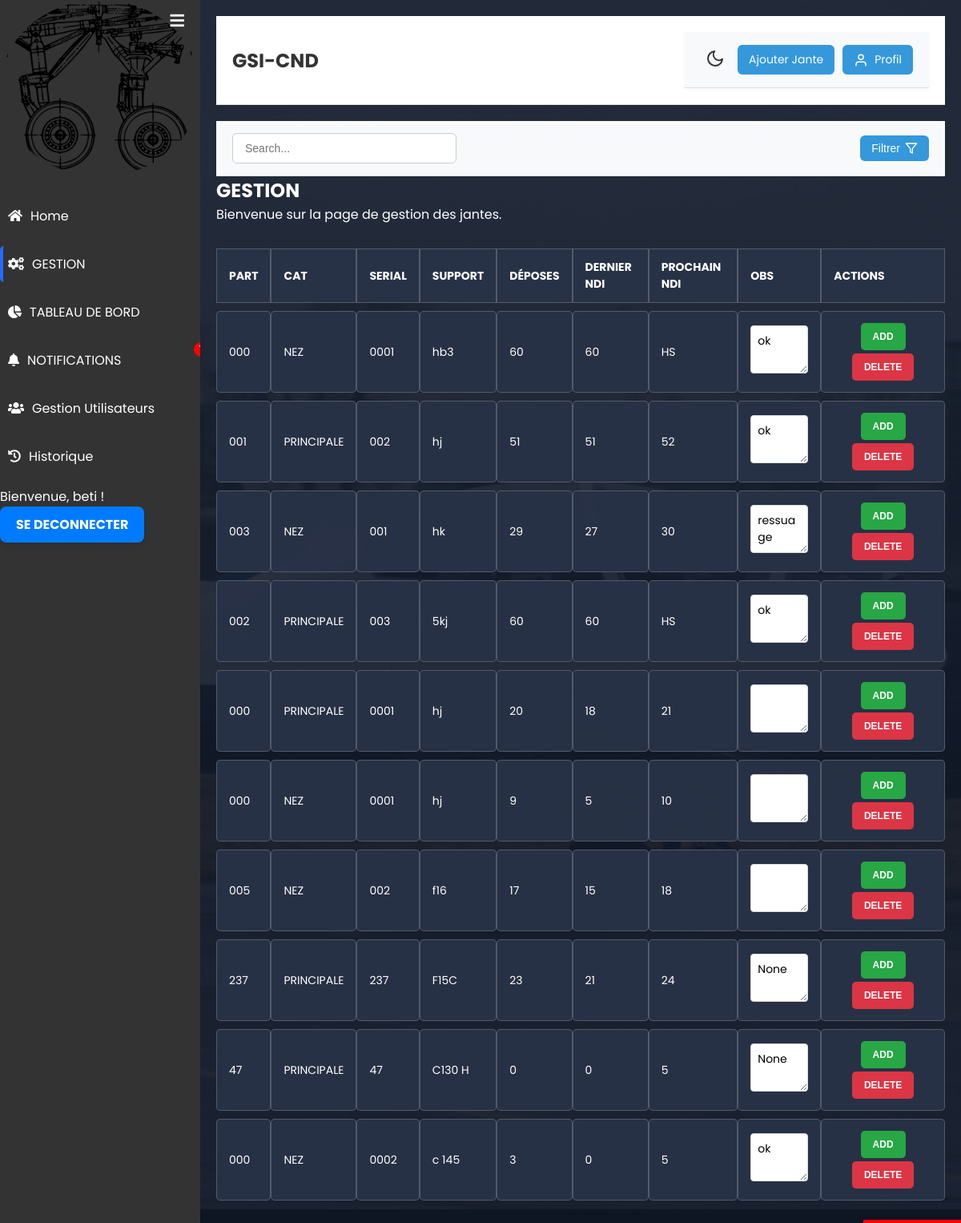
The page /gestion/ (signed in) on the database its author committed.
### authentification/models.py (models this page shows, shortened)
class User(AbstractUser):
    GRADE_CHOICES = (
        ('SGT', 'Sergent'),
        ('SCH', 'Sous-chef'),
        ('ADJ', 'Adjudant'),
        ('ADC', 'Adjudant-chef'),
        ('SLT', 'Sous-lieutenant'),
        ('LT', 'Lieutenant'),
        ('CNE', 'Capitaine'),
        ('CDT', 'Commandant'),
        ('LT-COL', 'Lieutenant-colonel'),
        ('COL', 'Colonel'),
    )
    grade = models.CharField(
        max_length=10,
        choices=GRADE_CHOICES,
        verbose_name='Grade',
        default='SGT'
    )

### blog/models.py (models this page shows, shortened)
class Jante(models.Model):
    part_number = models.CharField(max_length=100)
    category = models.CharField(max_length=50, choices=[('NEZ', 'NEZ'), ('PRINCIPALE', 'PRINCIPALE')])
    serial_number = models.CharField(max_length=100)
    support = models.CharField(max_length=50)
    nombre_de_deposes = models.IntegerField(default=0)
    dernier_ndi = models.IntegerField(default=0)
    prochain_ndi = models.CharField(max_length=10, default="5")
    obs = models.TextField(blank=True, null=True)

### blog/views.py (the view)
# urls.py: path('gestion/', views.gestion_view, name='gestion'),  # Page GESTION avec le tableau
@login_required
def gestion_view(request):
    has_unread_notifications = Notification.objects.filter(is_read=False).exists()
    jantes = Jante.objects.all()
    return render(request, 'blog/gestion.html', {
        'jantes': jantes,
        'has_unread_notifications': has_unread_notifications,
    })

### blog/context_processors.py (called while the page is built)
def notifications_processor(request):
    if request.user.is_authenticated:
        return {
            'notifications': Notification.objects.filter(is_read=False).order_by('-created_at')
        }
    return {}  # Ne retourne rien si l'utilisateur n'est pas connecté

### blog/templates/blog/gestion.html (shortened to what this page needs)
{% extends "blog/base_blog.html" %}
{% block content %}
<h2>GESTION</h2>
<p>Bienvenue sur la page de gestion des jantes.</p>
{% include "blog/tableau.html" %}
{% endblock content %}

### blog/templates/blog/zone_gauche.html (shortened to what this page needs)
{% load static %}
<div id="sidebar" class="sidebar">
    <button id="toggle-sidebar" title="Ouvrir / Fermer la barre latérale" class="sidebar-toggle">
        <i id="sidebar-icon" class="fas fa-bars"></i>
    </button>
    <div class="sidebar-header">
        <div class="app-icon">
            <img src="{% static 'img/jante.webp' %}" alt="Jante" style="width: 100%; height: auto;">
        </div>
    </div>
    <ul class="sidebar-list">
        <li class="sidebar-list-item {% if request.resolver_match.url_name == 'home' %}active{% endif %}">
            <a href="{% url 'home' %}">
                <i class="fas fa-home"></i>
                <span>Home</span>
            </a>
        </li>
        <li class="sidebar-list-item {% if request.resolver_match.url_name == 'gestion' %}active{% endif %}">
            <a href="{% url 'gestion' %}">
                <i class="fas fa-cogs"></i>
                <span>GESTION</span>
            </a>
        </li>
        <li class="sidebar-list-item {% if request.resolver_match.url_name == 'TABLEAU_BORD' %}active{% endif %}">
            <a href="{% url 'TABLEAU_BORD' %}">
                <i class="fas fa-chart-pie"></i>
                <span>TABLEAU DE BORD</span>
            </a>
        </li>
        <li class="sidebar-list-item {% if request.resolver_match.url_name == 'NOTIFICATIONS' %}active{% endif %}">
            <a href="{% url 'NOTIFICATIONS' %}" class="notification-link" style="position: relative;">
                <i class="fas fa-bell"></i>
                <span>NOTIFICATIONS</span>
                <span id="notif-count" class="notif-badge" style="display: none;">0</span>
            </a>
        </li>
        {% if user.is_superuser %}
        <li class="sidebar-list-item {% if request.resolver_match.url_name == 'user_management' %}active{% endif %}">
            <a href="{% url 'user_management' %}">
                <i class="fas fa-users"></i>
                <span>Gestion Utilisateurs</span>
            </a>
        </li>
        <li class="sidebar-list-item {% if request.resolver_match.url_name == 'action_history' %}active{% endif %}">
            <a href="{% url 'action_history' %}">
                <i class="fas fa-history"></i>
                <span>Historique</span>
            </a>
        </li>
        {% endif %}
    </ul>
    <div class="account-info">
        <div class="account-info-name">Bienvenue, {{ user.username }} !</div>
        {% if user.is_authenticated %}
            <a href="{% url 'logout' %}" class="logout-link">SE DECONNECTER</a>
        {% endif %}
    </div>
</div>
<link href="https://cdnjs.cloudflare.com/ajax/libs/font-awesome/5.15.4/css/all.min.css" rel="stylesheet">

### blog/templates/blog/tableau.html
<table id="products-table" class="products-table">
    <thead>
        <tr>
            <th>PART</th>
            <th>CAT</th>
            <th>SERIAL</th>
            <th>SUPPORT</th>
            <th>DÉPOSES</th>
            <th>DERNIER NDI</th>
            <th>PROCHAIN NDI</th>
            <th>OBS</th>
            <th>ACTIONS</th>
        </tr>
    </thead>
    <tbody>
        {% for jante in jantes %}
        <tr data-jante-id="{{ jante.id }}">
            <td>{{ jante.part_number|truncatechars:10 }}</td>
            <td>{{ jante.category }}</td>
            <td>{{ jante.serial_number|truncatechars:8 }}</td>
            <td>{{ jante.support|truncatechars:8 }}</td>
            <td>{{ jante.nombre_de_deposes }}</td>
            <td>{{ jante.dernier_ndi }}</td>
            <td>{{ jante.prochain_ndi }}</td>
            <td>
                <textarea class="obs-input"
                          data-jante-id="{{ jante.id }}"
                          onblur="updateObs(this)">{{ jante.obs }}</textarea>
            </td>
            <td class="action-cell">
                <button class="btn-action add" onclick="handleAdd('{{ jante.serial_number }}', {{ jante.id }}, this)">ADD</button>
                <button class="btn-action delete" onclick="handleDelete('{{ jante.serial_number }}', {{ jante.id }}, this)">DELETE</button>
            </td>
        </tr>
        {% endfor %}
    </tbody>
</table>

### blog/static/blog/home.css (style rules this page uses)
* { box-sizing: border-box; margin: 0; padding: 0; }
body, html { height: 100%; width: 100%; font-family: "Poppins", sans-serif; background-image: url("/static/img/T6-C.jpg"); background-size: cover; background-position: center; background-repeat: no-repeat; color: #fff; }
.sidebar { width: 250px; background-color: #333; color: white; height: 100%; position: fixed; top: 0; left: 0; overflow-y: auto; }
.sidebar-header { text-align: center; margin-bottom: 20px; }
.sidebar-header img { width: 100px; height: auto; border-radius: 50%; }
.sidebar-list { list-style: none; }
.sidebar-list-item { margin-bottom: 15px; }
.sidebar-list-item a { text-decoration: none; color: #fff; display: flex; align-items: center; padding: 10px; border-radius: 5px; transition: background-color 0.3s ease; }
.sidebar-list-item.active a { border-left: 4px solid rgba(40, 105, 255, 1); padding-left: 6px; }
.products-table { width: 100%; border-collapse: separate; border-spacing: 0 10px; margin: 20px 0; font-size: 14px; text-align: left; }
.products-table th, .products-table td { padding: 12px 15px; border: 1px solid rgba(255, 255, 255, 0.2); }
.products-table th { background-color: rgba(40, 50, 70, 1); color: #fff; font-weight: bold; text-transform: uppercase; }
.products-table tr { background-color: rgba(40, 50, 70, 0.8); transition: background-color 0.3s ease; }
.products-table td { color: #fff; background-color: rgba(40, 50, 70, 0.8); border-radius: 5px; }
button, .action-button { background-color: #2869ff; color: #fff; border: none; padding: 5px 10px; border-radius: 5px; cursor: pointer; font-size: 12px; transition: background-color 0.3s ease; }
.obs-input { width: 100%; min-height: 50px; border: 1px solid #ccc; border-radius: 5px; padding: 5px; font-size: 14px; resize: vertical; }
.logout-link { display: inline-block; background-color: #007bff; color: #ffffff; padding: 10px 20px; border-radius: 8px; text-decoration: none; font-weight: bold; text-align: center; transition: background-color 0.3s ease, transform 0.2s ease; box-shadow: 0 4px 6px rgba(0, 0, 0, 0.1); }
body::after { content: "MODE CLAIR ACTIF"; position: fixed; bottom: 0; right: 0; background: red; color: white; font-size: 12px; padding: 4px 8px; z-index: 9999; }
.btn-action.add { background-color: #28a745; color: white; border: none; padding: 10px 15px; border-radius: 5px; cursor: pointer; font-weight: bold; transition: background-color 0.3s ease; }
.btn-action.delete { background-color: #dc3545; color: white; border: none; padding: 10px 15px; border-radius: 5px; cursor: pointer; font-weight: bold; transition: background-color 0.3s ease; }
.action-cell { text-align: center; min-width: 150px; }
.obs-input { width: 100%; min-height: 60px; padding: 8px; border: 1px solid #ddd; border-radius: 4px; resize: vertical; font-family: inherit; transition: all 0.3s; }
.btn-action { padding: 5px 10px; margin: 2px; border: none; border-radius: 4px; cursor: pointer; font-weight: bold; }
.add { background-color: #4CAF50; color: white; }
.delete { background-color: #f44336; color: white; }
#toggle-sidebar { transition: all 0.3s ease; }

### blog/templates/blog/base_blog.html (style rules this page uses)
.sidebar .sidebar-list-item i { margin-right: 0.5rem; }

### blog/templates/blog/zone_gauche.html (style rules this page uses)
.sidebar-toggle { position: absolute; top: 10px; right: 10px; background: none; border: none; color: white; font-size: 20px; cursor: pointer; z-index: 1001; }
.notif-badge { position: absolute; top: 0; right: -10px; background-color: red; color: white; font-size: 11px; font-weight: bold; padding: 2px 6px; border-radius: 12px; display: flex; align-items: center; justify-content: center; min-width: 18px; height: 18px; }
.sidebar .sidebar-list-item i { margin-right: 10px; }

### rows shown on the page
User: username "beti"
Jante: part_number "000", category "NEZ", serial_number "0001", support "hb3", nombre_de_deposes "60", dernier_ndi "60", prochain_ndi "HS", id "ok"
Jante: part_number "001", category "PRINCIPALE", serial_number "002", support "hj", nombre_de_deposes "51", dernier_ndi "51", prochain_ndi "52", id "ok"
Jante: part_number "003", category "NEZ", serial_number "001", support "hk", nombre_de_deposes "29", dernier_ndi "27", prochain_ndi "30", id "ressuage"
Jante: part_number "002", category "PRINCIPALE", serial_number "003", support "5kj", nombre_de_deposes "60", dernier_ndi "60", prochain_ndi "HS", id "ok"
Jante: part_number "000", category "PRINCIPALE", serial_number "0001", support "hj", nombre_de_deposes "20", dernier_ndi "18", prochain_ndi "21"
Jante: part_number "000", category "NEZ", serial_number "0001", support "hj", nombre_de_deposes "9", dernier_ndi "5", prochain_ndi "10"
Jante: part_number "005", category "NEZ", serial_number "002", support "f16", nombre_de_deposes "17", dernier_ndi "15", prochain_ndi "18"
Jante: part_number "237", category "PRINCIPALE", serial_number "237", support "F15C", nombre_de_deposes "23", dernier_ndi "21", prochain_ndi "24", id "None"
Jante: part_number "47", category "PRINCIPALE", serial_number "47", support "C130 H", nombre_de_deposes "0", dernier_ndi "0", prochain_ndi "5", id "None"
Jante: part_number "000", category "NEZ", serial_number "0002", support "c 145", nombre_de_deposes "3", dernier_ndi "0", prochain_ndi "5", id "ok"
